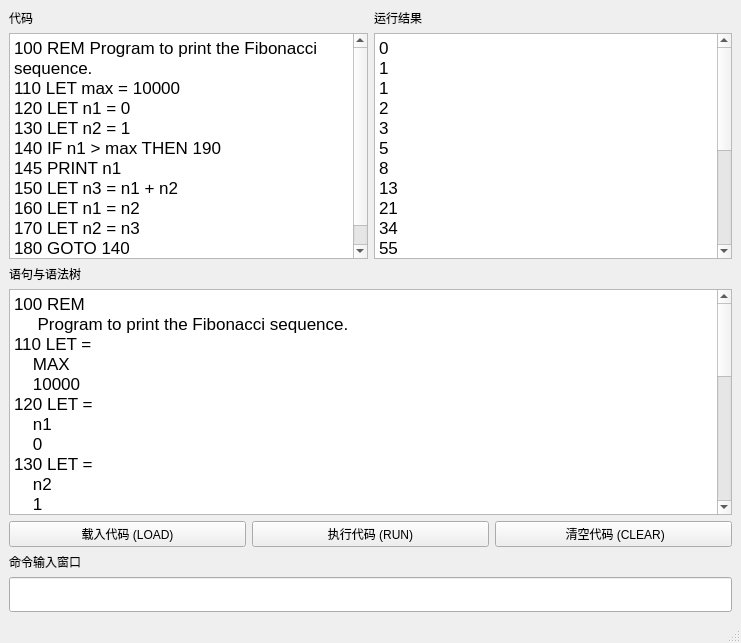
<?xml version="1.0" encoding="UTF-8"?>
<ui version="4.0">
 <class>MainWindow</class>
 <widget class="QMainWindow" name="MainWindow">
  <property name="geometry">
   <rect>
    <x>0</x>
    <y>0</y>
    <width>741</width>
    <height>643</height>
   </rect>
  </property>
  <property name="sizePolicy">
   <sizepolicy hsizetype="Preferred" vsizetype="Preferred">
    <horstretch>0</horstretch>
    <verstretch>0</verstretch>
   </sizepolicy>
  </property>
  <property name="windowTitle">
   <string>GuiBasic</string>
  </property>
  <widget class="QWidget" name="centralwidget">
   <property name="sizePolicy">
    <sizepolicy hsizetype="Expanding" vsizetype="Expanding">
     <horstretch>0</horstretch>
     <verstretch>0</verstretch>
    </sizepolicy>
   </property>
   <layout class="QHBoxLayout" name="horizontalLayout_3">
    <item>
     <layout class="QVBoxLayout" name="verticalLayout">
      <item>
       <layout class="QHBoxLayout" name="horizontalLayout">
        <item>
         <layout class="QVBoxLayout" name="verticalLayout_2">
          <item>
           <widget class="QLabel" name="label">
            <property name="text">
             <string>代码</string>
            </property>
           </widget>
          </item>
          <item>
           <widget class="QTextBrowser" name="CodeDisplay">
            <property name="readOnly">
             <bool>true</bool>
            </property>
            <property name="html">
             <string>&lt;!DOCTYPE HTML PUBLIC &quot;-//W3C//DTD HTML 4.0//EN&quot; &quot;http://www.w3.org/TR/REC-html40/strict.dtd&quot;&gt;
&lt;html&gt;&lt;head&gt;&lt;meta name=&quot;qrichtext&quot; content=&quot;1&quot; /&gt;&lt;style type=&quot;text/css&quot;&gt;
p, li { white-space: pre-wrap; }
&lt;/style&gt;&lt;/head&gt;&lt;body style=&quot; font-family:'SimSun'; font-size:9pt; font-weight:400; font-style:normal;&quot;&gt;
&lt;p style=&quot; margin-top:0px; margin-bottom:0px; margin-left:0px; margin-right:0px; -qt-block-indent:0; text-indent:0px;&quot;&gt;&lt;span style=&quot; font-family:'.AppleSystemUIFont'; font-size:13pt;&quot;&gt;100 REM Program to print the Fibonacci sequence.&lt;/span&gt;&lt;/p&gt;
&lt;p style=&quot; margin-top:0px; margin-bottom:0px; margin-left:0px; margin-right:0px; -qt-block-indent:0; text-indent:0px;&quot;&gt;&lt;span style=&quot; font-family:'.AppleSystemUIFont'; font-size:13pt;&quot;&gt;110 LET max = 10000&lt;/span&gt;&lt;/p&gt;
&lt;p style=&quot; margin-top:0px; margin-bottom:0px; margin-left:0px; margin-right:0px; -qt-block-indent:0; text-indent:0px;&quot;&gt;&lt;span style=&quot; font-family:'.AppleSystemUIFont'; font-size:13pt;&quot;&gt;120 LET n1 = 0&lt;/span&gt;&lt;/p&gt;
&lt;p style=&quot; margin-top:0px; margin-bottom:0px; margin-left:0px; margin-right:0px; -qt-block-indent:0; text-indent:0px;&quot;&gt;&lt;span style=&quot; font-family:'.AppleSystemUIFont'; font-size:13pt;&quot;&gt;130 LET n2 = 1&lt;/span&gt;&lt;/p&gt;
&lt;p style=&quot; margin-top:0px; margin-bottom:0px; margin-left:0px; margin-right:0px; -qt-block-indent:0; text-indent:0px;&quot;&gt;&lt;span style=&quot; font-family:'.AppleSystemUIFont'; font-size:13pt;&quot;&gt;140 IF n1 &amp;gt; max THEN 190&lt;/span&gt;&lt;/p&gt;
&lt;p style=&quot; margin-top:0px; margin-bottom:0px; margin-left:0px; margin-right:0px; -qt-block-indent:0; text-indent:0px;&quot;&gt;&lt;span style=&quot; font-family:'.AppleSystemUIFont'; font-size:13pt;&quot;&gt;145 PRINT n1&lt;/span&gt;&lt;/p&gt;
&lt;p style=&quot; margin-top:0px; margin-bottom:0px; margin-left:0px; margin-right:0px; -qt-block-indent:0; text-indent:0px;&quot;&gt;&lt;span style=&quot; font-family:'.AppleSystemUIFont'; font-size:13pt;&quot;&gt;150 LET n3 = n1 + n2&lt;/span&gt;&lt;/p&gt;
&lt;p style=&quot; margin-top:0px; margin-bottom:0px; margin-left:0px; margin-right:0px; -qt-block-indent:0; text-indent:0px;&quot;&gt;&lt;span style=&quot; font-family:'.AppleSystemUIFont'; font-size:13pt;&quot;&gt;160 LET n1 = n2&lt;/span&gt;&lt;/p&gt;
&lt;p style=&quot; margin-top:0px; margin-bottom:0px; margin-left:0px; margin-right:0px; -qt-block-indent:0; text-indent:0px;&quot;&gt;&lt;span style=&quot; font-family:'.AppleSystemUIFont'; font-size:13pt;&quot;&gt;170 LET n2 = n3&lt;/span&gt;&lt;/p&gt;
&lt;p style=&quot; margin-top:0px; margin-bottom:0px; margin-left:0px; margin-right:0px; -qt-block-indent:0; text-indent:0px;&quot;&gt;&lt;span style=&quot; font-family:'.AppleSystemUIFont'; font-size:13pt;&quot;&gt;180 GOTO 140&lt;/span&gt;&lt;/p&gt;
&lt;p style=&quot; margin-top:0px; margin-bottom:0px; margin-left:0px; margin-right:0px; -qt-block-indent:0; text-indent:0px;&quot;&gt;&lt;span style=&quot; font-family:'.AppleSystemUIFont'; font-size:13pt;&quot;&gt;190 END&lt;/span&gt;&lt;/p&gt;&lt;/body&gt;&lt;/html&gt;</string>
            </property>
           </widget>
          </item>
         </layout>
        </item>
        <item>
         <layout class="QVBoxLayout" name="verticalLayout_4">
          <item>
           <widget class="QLabel" name="label_3">
            <property name="text">
             <string>运行结果</string>
            </property>
           </widget>
          </item>
          <item>
           <widget class="QTextBrowser" name="textBrowser">
            <property name="html">
             <string>&lt;!DOCTYPE HTML PUBLIC &quot;-//W3C//DTD HTML 4.0//EN&quot; &quot;http://www.w3.org/TR/REC-html40/strict.dtd&quot;&gt;
&lt;html&gt;&lt;head&gt;&lt;meta name=&quot;qrichtext&quot; content=&quot;1&quot; /&gt;&lt;style type=&quot;text/css&quot;&gt;
p, li { white-space: pre-wrap; }
&lt;/style&gt;&lt;/head&gt;&lt;body style=&quot; font-family:'SimSun'; font-size:9pt; font-weight:400; font-style:normal;&quot;&gt;
&lt;p style=&quot; margin-top:0px; margin-bottom:0px; margin-left:0px; margin-right:0px; -qt-block-indent:0; text-indent:0px;&quot;&gt;&lt;span style=&quot; font-family:'.AppleSystemUIFont'; font-size:13pt;&quot;&gt;0&lt;/span&gt;&lt;/p&gt;
&lt;p style=&quot; margin-top:0px; margin-bottom:0px; margin-left:0px; margin-right:0px; -qt-block-indent:0; text-indent:0px;&quot;&gt;&lt;span style=&quot; font-family:'.AppleSystemUIFont'; font-size:13pt;&quot;&gt;1&lt;/span&gt;&lt;/p&gt;
&lt;p style=&quot; margin-top:0px; margin-bottom:0px; margin-left:0px; margin-right:0px; -qt-block-indent:0; text-indent:0px;&quot;&gt;&lt;span style=&quot; font-family:'.AppleSystemUIFont'; font-size:13pt;&quot;&gt;1&lt;/span&gt;&lt;/p&gt;
&lt;p style=&quot; margin-top:0px; margin-bottom:0px; margin-left:0px; margin-right:0px; -qt-block-indent:0; text-indent:0px;&quot;&gt;&lt;span style=&quot; font-family:'.AppleSystemUIFont'; font-size:13pt;&quot;&gt;2&lt;/span&gt;&lt;/p&gt;
&lt;p style=&quot; margin-top:0px; margin-bottom:0px; margin-left:0px; margin-right:0px; -qt-block-indent:0; text-indent:0px;&quot;&gt;&lt;span style=&quot; font-family:'.AppleSystemUIFont'; font-size:13pt;&quot;&gt;3&lt;/span&gt;&lt;/p&gt;
&lt;p style=&quot; margin-top:0px; margin-bottom:0px; margin-left:0px; margin-right:0px; -qt-block-indent:0; text-indent:0px;&quot;&gt;&lt;span style=&quot; font-family:'.AppleSystemUIFont'; font-size:13pt;&quot;&gt;5&lt;/span&gt;&lt;/p&gt;
&lt;p style=&quot; margin-top:0px; margin-bottom:0px; margin-left:0px; margin-right:0px; -qt-block-indent:0; text-indent:0px;&quot;&gt;&lt;span style=&quot; font-family:'.AppleSystemUIFont'; font-size:13pt;&quot;&gt;8&lt;/span&gt;&lt;/p&gt;
&lt;p style=&quot; margin-top:0px; margin-bottom:0px; margin-left:0px; margin-right:0px; -qt-block-indent:0; text-indent:0px;&quot;&gt;&lt;span style=&quot; font-family:'.AppleSystemUIFont'; font-size:13pt;&quot;&gt;13&lt;/span&gt;&lt;/p&gt;
&lt;p style=&quot; margin-top:0px; margin-bottom:0px; margin-left:0px; margin-right:0px; -qt-block-indent:0; text-indent:0px;&quot;&gt;&lt;span style=&quot; font-family:'.AppleSystemUIFont'; font-size:13pt;&quot;&gt;21&lt;/span&gt;&lt;/p&gt;
&lt;p style=&quot; margin-top:0px; margin-bottom:0px; margin-left:0px; margin-right:0px; -qt-block-indent:0; text-indent:0px;&quot;&gt;&lt;span style=&quot; font-family:'.AppleSystemUIFont'; font-size:13pt;&quot;&gt;34&lt;/span&gt;&lt;/p&gt;
&lt;p style=&quot; margin-top:0px; margin-bottom:0px; margin-left:0px; margin-right:0px; -qt-block-indent:0; text-indent:0px;&quot;&gt;&lt;span style=&quot; font-family:'.AppleSystemUIFont'; font-size:13pt;&quot;&gt;55&lt;/span&gt;&lt;/p&gt;
&lt;p style=&quot; margin-top:0px; margin-bottom:0px; margin-left:0px; margin-right:0px; -qt-block-indent:0; text-indent:0px;&quot;&gt;&lt;span style=&quot; font-family:'.AppleSystemUIFont'; font-size:13pt;&quot;&gt;89&lt;/span&gt;&lt;/p&gt;
&lt;p style=&quot; margin-top:0px; margin-bottom:0px; margin-left:0px; margin-right:0px; -qt-block-indent:0; text-indent:0px;&quot;&gt;&lt;span style=&quot; font-family:'.AppleSystemUIFont'; font-size:13pt;&quot;&gt;144&lt;/span&gt;&lt;/p&gt;
&lt;p style=&quot; margin-top:0px; margin-bottom:0px; margin-left:0px; margin-right:0px; -qt-block-indent:0; text-indent:0px;&quot;&gt;&lt;span style=&quot; font-family:'.AppleSystemUIFont'; font-size:13pt;&quot;&gt;233&lt;/span&gt;&lt;/p&gt;
&lt;p style=&quot; margin-top:0px; margin-bottom:0px; margin-left:0px; margin-right:0px; -qt-block-indent:0; text-indent:0px;&quot;&gt;&lt;span style=&quot; font-family:'.AppleSystemUIFont'; font-size:13pt;&quot;&gt;377&lt;/span&gt;&lt;/p&gt;
&lt;p style=&quot; margin-top:0px; margin-bottom:0px; margin-left:0px; margin-right:0px; -qt-block-indent:0; text-indent:0px;&quot;&gt;&lt;span style=&quot; font-family:'.AppleSystemUIFont'; font-size:13pt;&quot;&gt;610&lt;/span&gt;&lt;/p&gt;
&lt;p style=&quot; margin-top:0px; margin-bottom:0px; margin-left:0px; margin-right:0px; -qt-block-indent:0; text-indent:0px;&quot;&gt;&lt;span style=&quot; font-family:'.AppleSystemUIFont'; font-size:13pt;&quot;&gt;987&lt;/span&gt;&lt;/p&gt;
&lt;p style=&quot; margin-top:0px; margin-bottom:0px; margin-left:0px; margin-right:0px; -qt-block-indent:0; text-indent:0px;&quot;&gt;&lt;span style=&quot; font-family:'.AppleSystemUIFont'; font-size:13pt;&quot;&gt;1597&lt;/span&gt;&lt;/p&gt;
&lt;p style=&quot; margin-top:0px; margin-bottom:0px; margin-left:0px; margin-right:0px; -qt-block-indent:0; text-indent:0px;&quot;&gt;&lt;span style=&quot; font-family:'.AppleSystemUIFont'; font-size:13pt;&quot;&gt;2584&lt;/span&gt;&lt;/p&gt;
&lt;p style=&quot; margin-top:0px; margin-bottom:0px; margin-left:0px; margin-right:0px; -qt-block-indent:0; text-indent:0px;&quot;&gt;&lt;span style=&quot; font-family:'.AppleSystemUIFont'; font-size:13pt;&quot;&gt;4181&lt;/span&gt;&lt;/p&gt;
&lt;p style=&quot; margin-top:0px; margin-bottom:0px; margin-left:0px; margin-right:0px; -qt-block-indent:0; text-indent:0px;&quot;&gt;&lt;span style=&quot; font-family:'.AppleSystemUIFont'; font-size:13pt;&quot;&gt;6765&lt;/span&gt;&lt;/p&gt;&lt;/body&gt;&lt;/html&gt;</string>
            </property>
           </widget>
          </item>
         </layout>
        </item>
       </layout>
      </item>
      <item>
       <layout class="QVBoxLayout" name="verticalLayout_3">
        <item>
         <widget class="QLabel" name="label_2">
          <property name="text">
           <string>语句与语法树</string>
          </property>
         </widget>
        </item>
        <item>
         <widget class="QTextBrowser" name="treeDisplay">
          <property name="readOnly">
           <bool>true</bool>
          </property>
          <property name="html">
           <string>&lt;!DOCTYPE HTML PUBLIC &quot;-//W3C//DTD HTML 4.0//EN&quot; &quot;http://www.w3.org/TR/REC-html40/strict.dtd&quot;&gt;
&lt;html&gt;&lt;head&gt;&lt;meta name=&quot;qrichtext&quot; content=&quot;1&quot; /&gt;&lt;style type=&quot;text/css&quot;&gt;
p, li { white-space: pre-wrap; }
&lt;/style&gt;&lt;/head&gt;&lt;body style=&quot; font-family:'SimSun'; font-size:9pt; font-weight:400; font-style:normal;&quot;&gt;
&lt;p style=&quot; margin-top:0px; margin-bottom:0px; margin-left:0px; margin-right:0px; -qt-block-indent:0; text-indent:0px;&quot;&gt;&lt;span style=&quot; font-family:'.AppleSystemUIFont'; font-size:13pt;&quot;&gt;100 REM&lt;/span&gt;&lt;/p&gt;
&lt;p style=&quot; margin-top:0px; margin-bottom:0px; margin-left:0px; margin-right:0px; -qt-block-indent:0; text-indent:0px;&quot;&gt;&lt;span style=&quot; font-family:'.AppleSystemUIFont'; font-size:13pt;&quot;&gt;     Program to print the Fibonacci sequence.&lt;/span&gt;&lt;/p&gt;
&lt;p style=&quot; margin-top:0px; margin-bottom:0px; margin-left:0px; margin-right:0px; -qt-block-indent:0; text-indent:0px;&quot;&gt;&lt;span style=&quot; font-family:'.AppleSystemUIFont'; font-size:13pt;&quot;&gt;110 LET =&lt;/span&gt;&lt;/p&gt;
&lt;p style=&quot; margin-top:0px; margin-bottom:0px; margin-left:0px; margin-right:0px; -qt-block-indent:0; text-indent:0px;&quot;&gt;&lt;span style=&quot; font-family:'.AppleSystemUIFont'; font-size:13pt;&quot;&gt;    MAX&lt;/span&gt;&lt;/p&gt;
&lt;p style=&quot; margin-top:0px; margin-bottom:0px; margin-left:0px; margin-right:0px; -qt-block-indent:0; text-indent:0px;&quot;&gt;&lt;span style=&quot; font-family:'.AppleSystemUIFont'; font-size:13pt;&quot;&gt;    10000&lt;/span&gt;&lt;/p&gt;
&lt;p style=&quot; margin-top:0px; margin-bottom:0px; margin-left:0px; margin-right:0px; -qt-block-indent:0; text-indent:0px;&quot;&gt;&lt;span style=&quot; font-family:'.AppleSystemUIFont'; font-size:13pt;&quot;&gt;120 LET =&lt;/span&gt;&lt;/p&gt;
&lt;p style=&quot; margin-top:0px; margin-bottom:0px; margin-left:0px; margin-right:0px; -qt-block-indent:0; text-indent:0px;&quot;&gt;&lt;span style=&quot; font-family:'.AppleSystemUIFont'; font-size:13pt;&quot;&gt;    n1&lt;/span&gt;&lt;/p&gt;
&lt;p style=&quot; margin-top:0px; margin-bottom:0px; margin-left:0px; margin-right:0px; -qt-block-indent:0; text-indent:0px;&quot;&gt;&lt;span style=&quot; font-family:'.AppleSystemUIFont'; font-size:13pt;&quot;&gt;    0&lt;/span&gt;&lt;/p&gt;
&lt;p style=&quot; margin-top:0px; margin-bottom:0px; margin-left:0px; margin-right:0px; -qt-block-indent:0; text-indent:0px;&quot;&gt;&lt;span style=&quot; font-family:'.AppleSystemUIFont'; font-size:13pt;&quot;&gt;130 LET =&lt;/span&gt;&lt;/p&gt;
&lt;p style=&quot; margin-top:0px; margin-bottom:0px; margin-left:0px; margin-right:0px; -qt-block-indent:0; text-indent:0px;&quot;&gt;&lt;span style=&quot; font-family:'.AppleSystemUIFont'; font-size:13pt;&quot;&gt;    n2&lt;/span&gt;&lt;/p&gt;
&lt;p style=&quot; margin-top:0px; margin-bottom:0px; margin-left:0px; margin-right:0px; -qt-block-indent:0; text-indent:0px;&quot;&gt;&lt;span style=&quot; font-family:'.AppleSystemUIFont'; font-size:13pt;&quot;&gt;    1&lt;/span&gt;&lt;/p&gt;
&lt;p style=&quot; margin-top:0px; margin-bottom:0px; margin-left:0px; margin-right:0px; -qt-block-indent:0; text-indent:0px;&quot;&gt;&lt;span style=&quot; font-family:'.AppleSystemUIFont'; font-size:13pt;&quot;&gt;140 IF THEN&lt;/span&gt;&lt;/p&gt;
&lt;p style=&quot; margin-top:0px; margin-bottom:0px; margin-left:0px; margin-right:0px; -qt-block-indent:0; text-indent:0px;&quot;&gt;&lt;span style=&quot; font-family:'.AppleSystemUIFont'; font-size:13pt;&quot;&gt;    Exp &amp;gt;&lt;/span&gt;&lt;/p&gt;
&lt;p style=&quot; margin-top:0px; margin-bottom:0px; margin-left:0px; margin-right:0px; -qt-block-indent:0; text-indent:0px;&quot;&gt;&lt;span style=&quot; font-family:'.AppleSystemUIFont'; font-size:13pt;&quot;&gt;        n1&lt;/span&gt;&lt;/p&gt;
&lt;p style=&quot; margin-top:0px; margin-bottom:0px; margin-left:0px; margin-right:0px; -qt-block-indent:0; text-indent:0px;&quot;&gt;&lt;span style=&quot; font-family:'.AppleSystemUIFont'; font-size:13pt;&quot;&gt;        max&lt;/span&gt;&lt;/p&gt;
&lt;p style=&quot; margin-top:0px; margin-bottom:0px; margin-left:0px; margin-right:0px; -qt-block-indent:0; text-indent:0px;&quot;&gt;&lt;span style=&quot; font-family:'.AppleSystemUIFont'; font-size:13pt;&quot;&gt;    190&lt;/span&gt;&lt;/p&gt;
&lt;p style=&quot; margin-top:0px; margin-bottom:0px; margin-left:0px; margin-right:0px; -qt-block-indent:0; text-indent:0px;&quot;&gt;&lt;span style=&quot; font-family:'.AppleSystemUIFont'; font-size:13pt;&quot;&gt;150 LET =&lt;/span&gt;&lt;/p&gt;
&lt;p style=&quot; margin-top:0px; margin-bottom:0px; margin-left:0px; margin-right:0px; -qt-block-indent:0; text-indent:0px;&quot;&gt;&lt;span style=&quot; font-family:'.AppleSystemUIFont'; font-size:13pt;&quot;&gt;    n3&lt;/span&gt;&lt;/p&gt;
&lt;p style=&quot; margin-top:0px; margin-bottom:0px; margin-left:0px; margin-right:0px; -qt-block-indent:0; text-indent:0px;&quot;&gt;&lt;span style=&quot; font-family:'.AppleSystemUIFont'; font-size:13pt;&quot;&gt;    Exp +&lt;/span&gt;&lt;/p&gt;
&lt;p style=&quot; margin-top:0px; margin-bottom:0px; margin-left:0px; margin-right:0px; -qt-block-indent:0; text-indent:0px;&quot;&gt;&lt;span style=&quot; font-family:'.AppleSystemUIFont'; font-size:13pt;&quot;&gt;        n1&lt;/span&gt;&lt;/p&gt;
&lt;p style=&quot; margin-top:0px; margin-bottom:0px; margin-left:0px; margin-right:0px; -qt-block-indent:0; text-indent:0px;&quot;&gt;&lt;span style=&quot; font-family:'.AppleSystemUIFont'; font-size:13pt;&quot;&gt;        n2&lt;/span&gt;&lt;/p&gt;
&lt;p style=&quot; margin-top:0px; margin-bottom:0px; margin-left:0px; margin-right:0px; -qt-block-indent:0; text-indent:0px;&quot;&gt;&lt;span style=&quot; font-family:'.AppleSystemUIFont'; font-size:13pt;&quot;&gt;160 LET =&lt;/span&gt;&lt;/p&gt;
&lt;p style=&quot; margin-top:0px; margin-bottom:0px; margin-left:0px; margin-right:0px; -qt-block-indent:0; text-indent:0px;&quot;&gt;&lt;span style=&quot; font-family:'.AppleSystemUIFont'; font-size:13pt;&quot;&gt;    n1&lt;/span&gt;&lt;/p&gt;
&lt;p style=&quot; margin-top:0px; margin-bottom:0px; margin-left:0px; margin-right:0px; -qt-block-indent:0; text-indent:0px;&quot;&gt;&lt;span style=&quot; font-family:'.AppleSystemUIFont'; font-size:13pt;&quot;&gt;    n2&lt;/span&gt;&lt;/p&gt;
&lt;p style=&quot; margin-top:0px; margin-bottom:0px; margin-left:0px; margin-right:0px; -qt-block-indent:0; text-indent:0px;&quot;&gt;&lt;span style=&quot; font-family:'.AppleSystemUIFont'; font-size:13pt;&quot;&gt;170 LET =&lt;/span&gt;&lt;/p&gt;
&lt;p style=&quot; margin-top:0px; margin-bottom:0px; margin-left:0px; margin-right:0px; -qt-block-indent:0; text-indent:0px;&quot;&gt;&lt;span style=&quot; font-family:'.AppleSystemUIFont'; font-size:13pt;&quot;&gt;    n2&lt;/span&gt;&lt;/p&gt;
&lt;p style=&quot; margin-top:0px; margin-bottom:0px; margin-left:0px; margin-right:0px; -qt-block-indent:0; text-indent:0px;&quot;&gt;&lt;span style=&quot; font-family:'.AppleSystemUIFont'; font-size:13pt;&quot;&gt;    n3&lt;/span&gt;&lt;/p&gt;
&lt;p style=&quot; margin-top:0px; margin-bottom:0px; margin-left:0px; margin-right:0px; -qt-block-indent:0; text-indent:0px;&quot;&gt;&lt;span style=&quot; font-family:'.AppleSystemUIFont'; font-size:13pt;&quot;&gt;180 GOTO&lt;/span&gt;&lt;/p&gt;
&lt;p style=&quot; margin-top:0px; margin-bottom:0px; margin-left:0px; margin-right:0px; -qt-block-indent:0; text-indent:0px;&quot;&gt;&lt;span style=&quot; font-family:'.AppleSystemUIFont'; font-size:13pt;&quot;&gt;    140&lt;/span&gt;&lt;/p&gt;
&lt;p style=&quot; margin-top:0px; margin-bottom:0px; margin-left:0px; margin-right:0px; -qt-block-indent:0; text-indent:0px;&quot;&gt;&lt;span style=&quot; font-family:'.AppleSystemUIFont'; font-size:13pt;&quot;&gt;190 END&lt;/span&gt;&lt;/p&gt;&lt;/body&gt;&lt;/html&gt;</string>
          </property>
         </widget>
        </item>
       </layout>
      </item>
      <item>
       <layout class="QHBoxLayout" name="horizontalLayout_2">
        <item>
         <widget class="QPushButton" name="btnLoadCode">
          <property name="text">
           <string>载入代码 (LOAD)</string>
          </property>
         </widget>
        </item>
        <item>
         <widget class="QPushButton" name="btnRunCode">
          <property name="text">
           <string>执行代码 (RUN)</string>
          </property>
         </widget>
        </item>
        <item>
         <widget class="QPushButton" name="btnClearCode">
          <property name="text">
           <string> 清空代码 (CLEAR)</string>
          </property>
         </widget>
        </item>
       </layout>
      </item>
      <item>
       <layout class="QVBoxLayout" name="verticalLayout_5">
        <item>
         <widget class="QLabel" name="label_4">
          <property name="text">
           <string>命令输入窗口</string>
          </property>
         </widget>
        </item>
        <item>
         <widget class="QLineEdit" name="cmdLineEdit">
          <property name="minimumSize">
           <size>
            <width>0</width>
            <height>35</height>
           </size>
          </property>
          <property name="sizeIncrement">
           <size>
            <width>0</width>
            <height>20</height>
           </size>
          </property>
          <property name="font">
           <font>
            <pointsize>16</pointsize>
           </font>
          </property>
         </widget>
        </item>
       </layout>
      </item>
     </layout>
    </item>
   </layout>
  </widget>
  <widget class="QMenuBar" name="menubar">
   <property name="geometry">
    <rect>
     <x>0</x>
     <y>0</y>
     <width>741</width>
     <height>26</height>
    </rect>
   </property>
  </widget>
  <widget class="QStatusBar" name="statusbar"/>
 </widget>
 <resources/>
 <connections/>
</ui>
